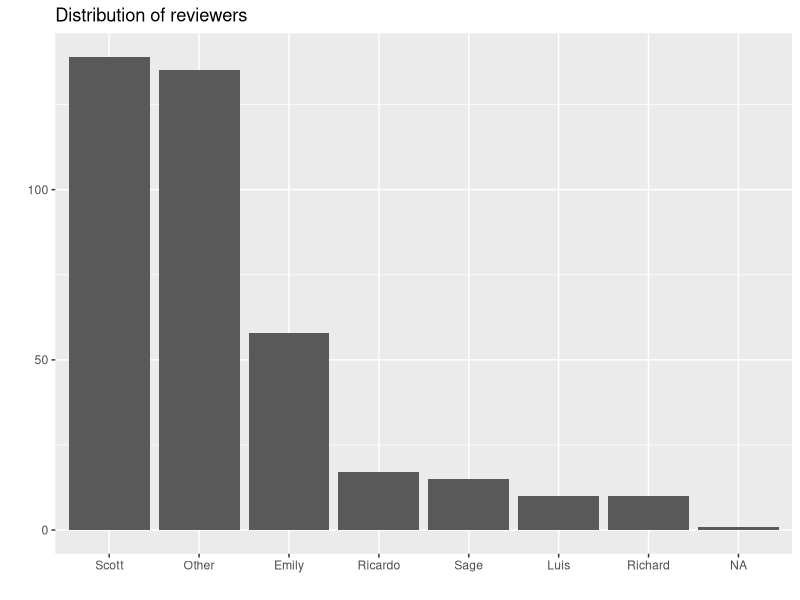

Generate this figure with R:
## ---- chunk 1
knitr::opts_chunk$set(echo=FALSE)
## ---- chunk 2
library(tidyverse)
## ---- chunk 3
burritos <- read_csv("burritos_01022018.csv")
## ---- chunk 4
burritos_rev_count <- burritos %>%
  mutate(Reviewer = fct_lump(Reviewer, n = 5)) %>%
  count(Reviewer) %>%
  mutate(Reviewer = fct_reorder(Reviewer, n, .desc = TRUE)) %>%
  arrange(desc(n))
burritos_rev_count
## ---- chunk 5
ggplot(data = burritos_rev_count, mapping = aes(x = Reviewer, y = n)) +
    geom_bar(stat = "identity") +
    labs(title = "Distribution of reviewers", x = "", y = "")
